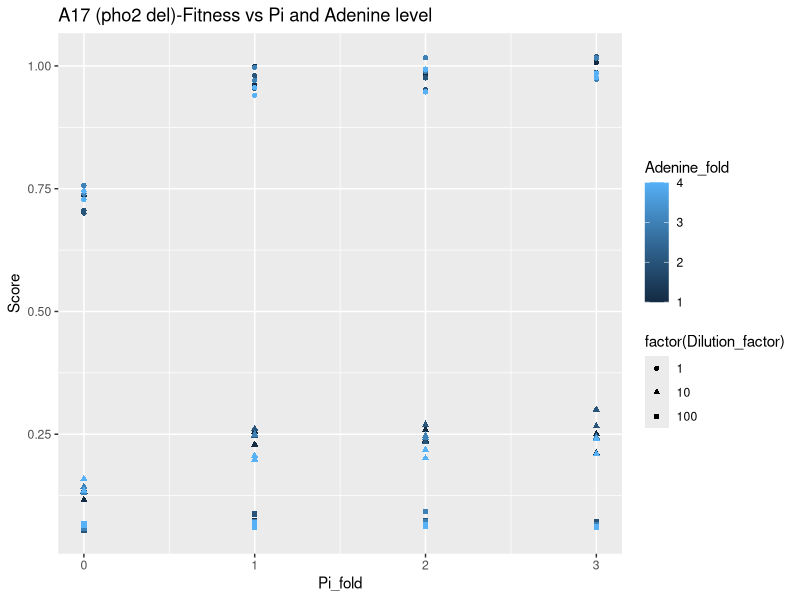
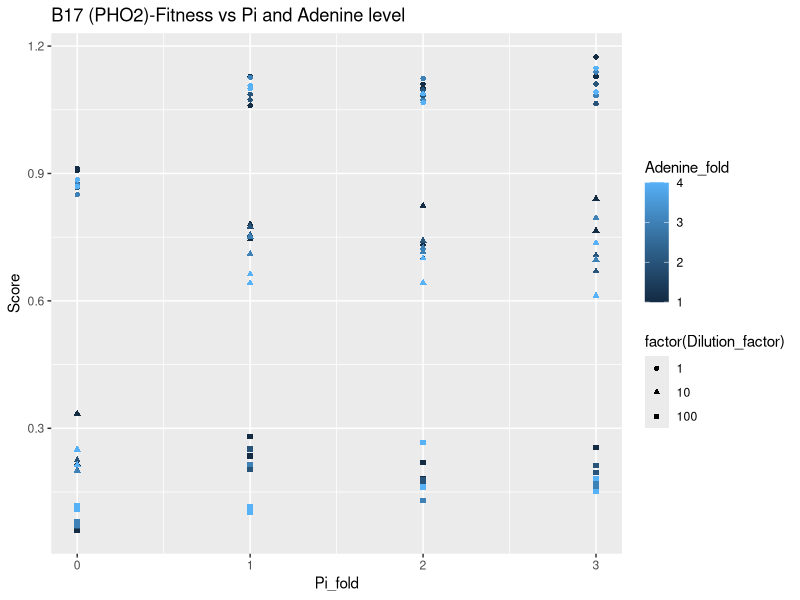

Reproduce these figures in R, in order.
## ---- chunk 1
knitr::opts_chunk$set(echo = TRUE)
## ---- chunk 2
A17B17_Table <- read.csv(file = 'A17vsB17.csv')

## ---- chunk 3
library(ggplot2)

ggplot(data = A17B17_Table[which(A17B17_Table$Group=='A17'),], aes(x= Pi_fold, y=Score, group=Adenine_fold,color=Adenine_fold))+geom_point(aes(shape= factor(Dilution_factor))) + ggtitle("A17 (pho2 del)-Fitness vs Pi and Adenine level")
## ---- chunk 4
# library(ggplot2)
ggplot(data = A17B17_Table[which(A17B17_Table$Group=='B17'),], aes(x= Pi_fold, y=Score, group=Adenine_fold,color=Adenine_fold))+geom_point(aes(shape= factor(Dilution_factor))) + ggtitle("B17 (PHO2)-Fitness vs Pi and Adenine level")
